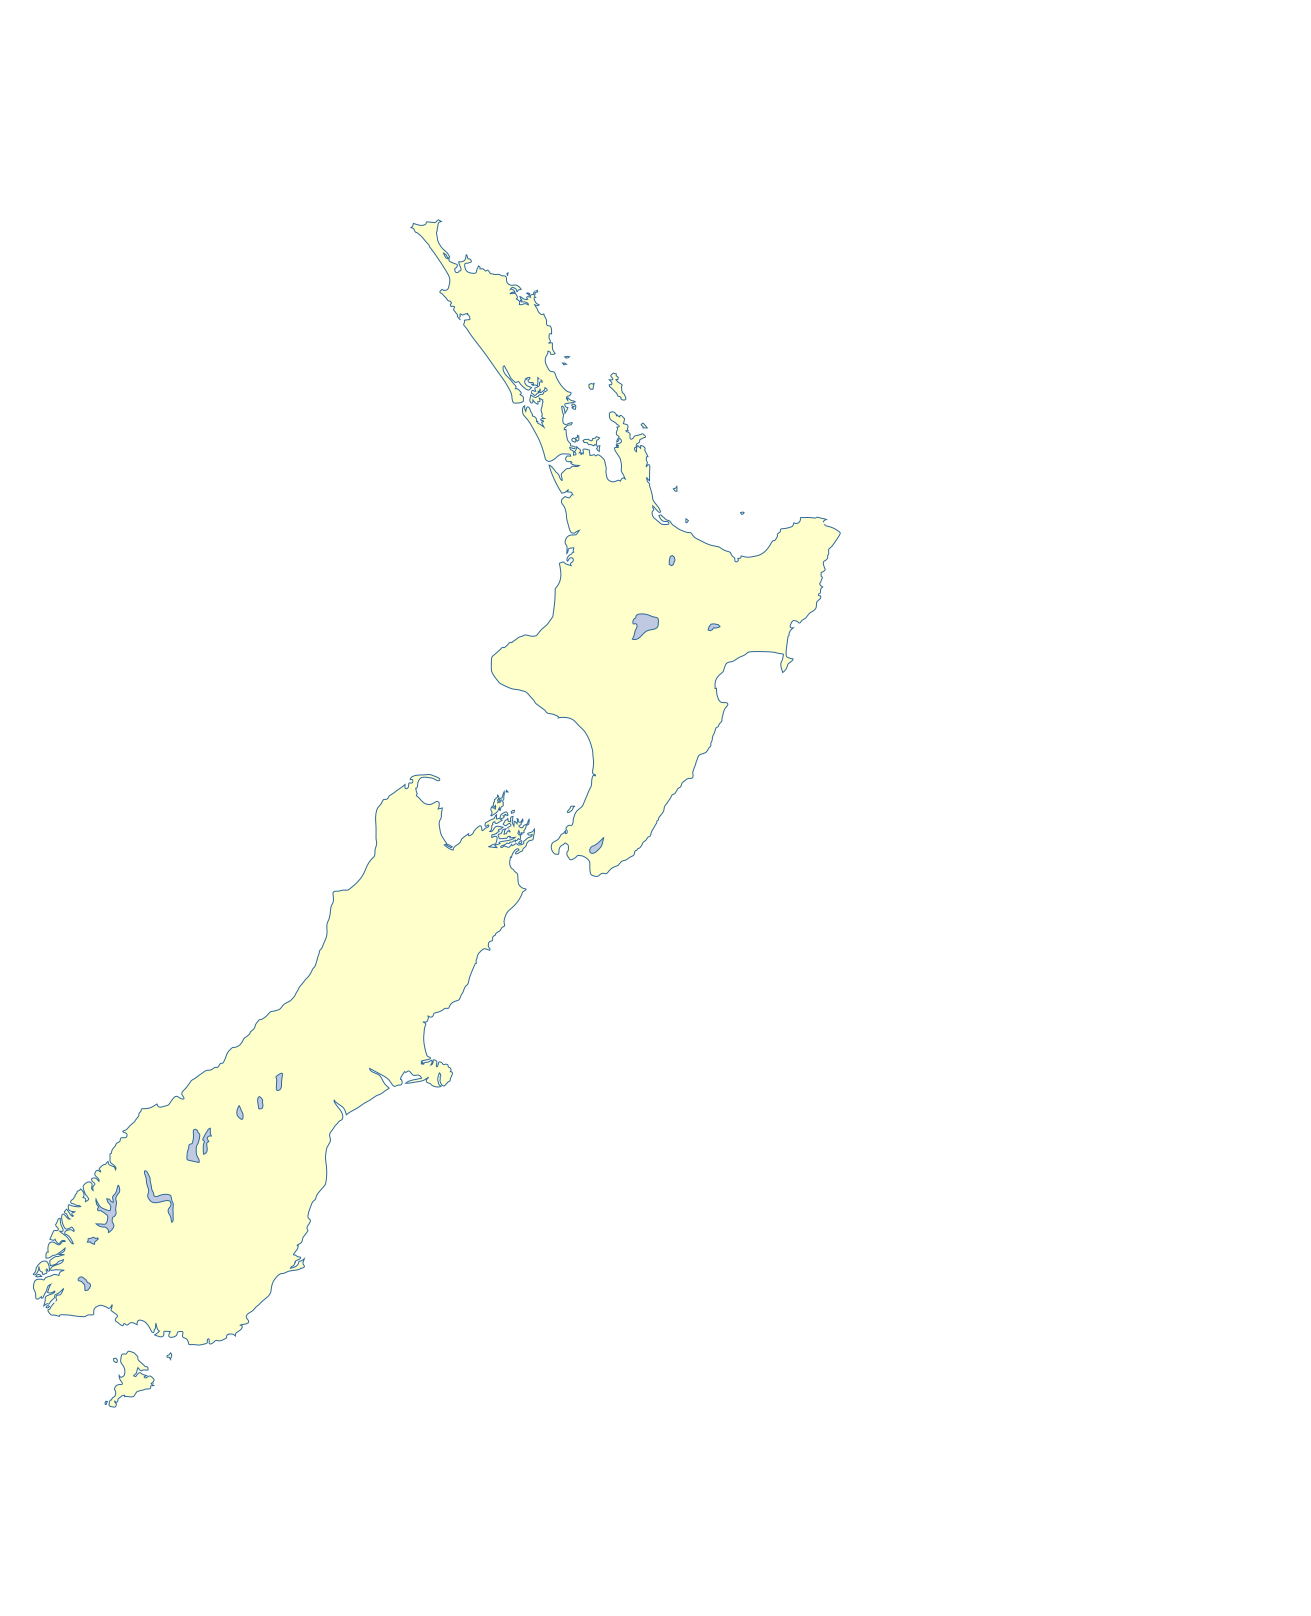

R code for this plot:
library(minixcali)
# remotes::install_github('brodieG/svgchop')
library(svgchop)


# b <- chop('inst/json/fun.svg', steps=3)[[1]]
b <- chop('inst/json/nz.svg', steps=1)

str(b[[1]])

# d <- data.frame(x=b[[1]][1,], y = b[[1]][2,])
# brks <- c(FALSE, abs(diff(d$x)) > 1000)
# d$levs <- cumsum(brks)
# b <- split(d, d$levs)
# plot(d[2,])
# abline(v=which(brks))

d <- Excali_doc()

library(scales)


# fills <- terrain.colors(length(b), alpha = 0.5)
# cols <- terrain.colors(length(b), alpha = 1)
# fills <- scales::viridis_pal(alpha = 0.2)(length(b))
# cols <- scales::viridis_pal(alpha = 1)(length(b))
# cols <- hcl(seq(0,360, length=length(b)))

scale <- 5

for(ii in seq_along(b)){
  
  # col <- '#000000'
  col <- attr(b[[ii]],'style-computed')$stroke
  fill <- attr(b[[ii]],'style-computed')$fill
  
  s <- b[[ii]]
  
    
    r_x <- range(s[1,])
    r_y <- range(s[2,])
    
    m <- scale*cbind(s[1,] - r_x[1], s[2,] - r_y[1])
    
    shape <- list(type='draw',
                  x = scale*r_x[1],
                  y=  scale*r_y[1],
                  width = scale*diff(r_x),
                  height = scale*diff(r_y),
                  strokeWidth = 0.5,
                  roughness=0L,
                  strokeSharpness= "round",
                  groups = c("levelplot",paste0('level-',ii)),
                  fillStyle = "solid",
                  backgroundColor = fill,
                  strokeColor = col)
    shape$points <- list(m) 
    
    d$add(invoke(minixcali::g_element, shape))
  
}

d$export('nz.json')
